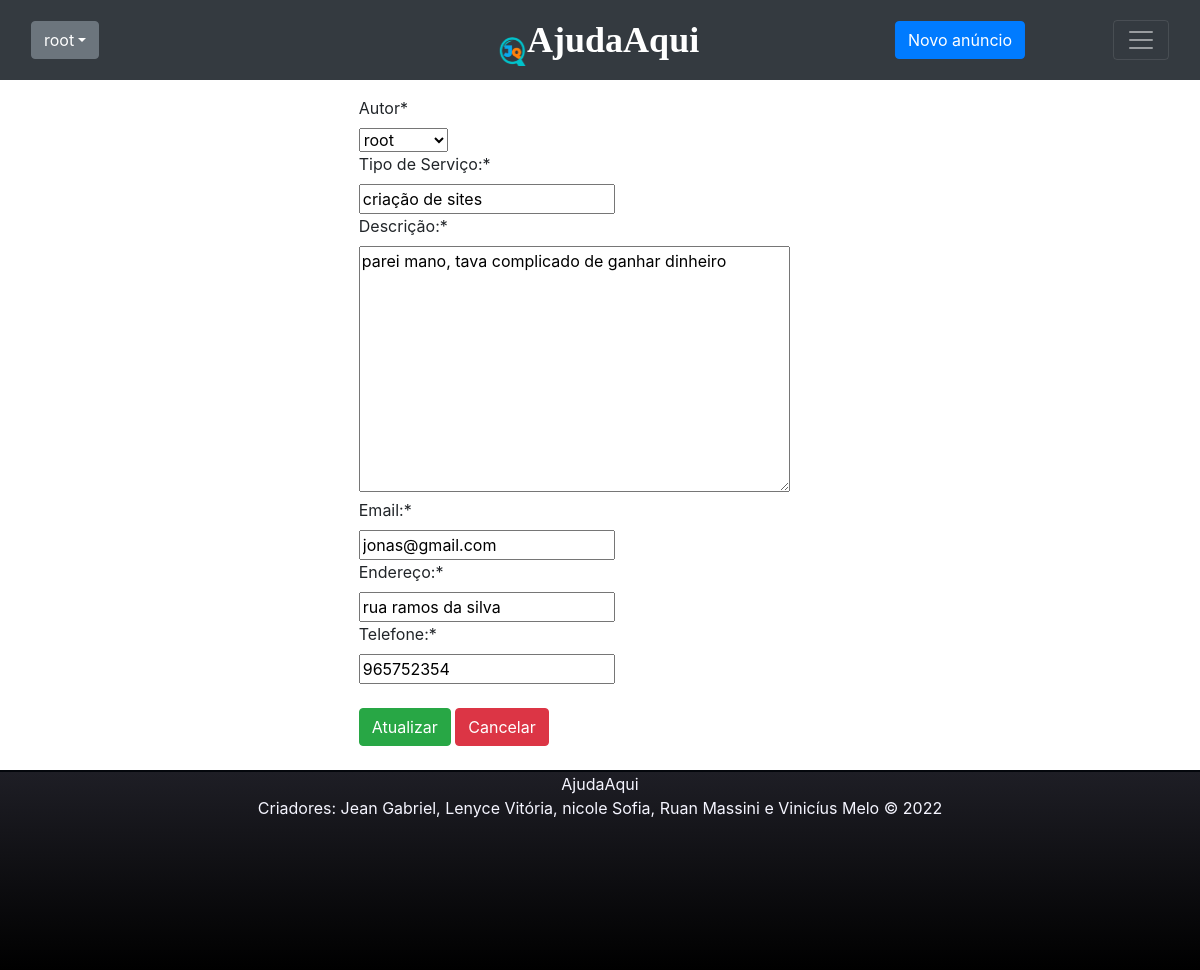
Before: /edit/1/ (signed in) with the older database file.
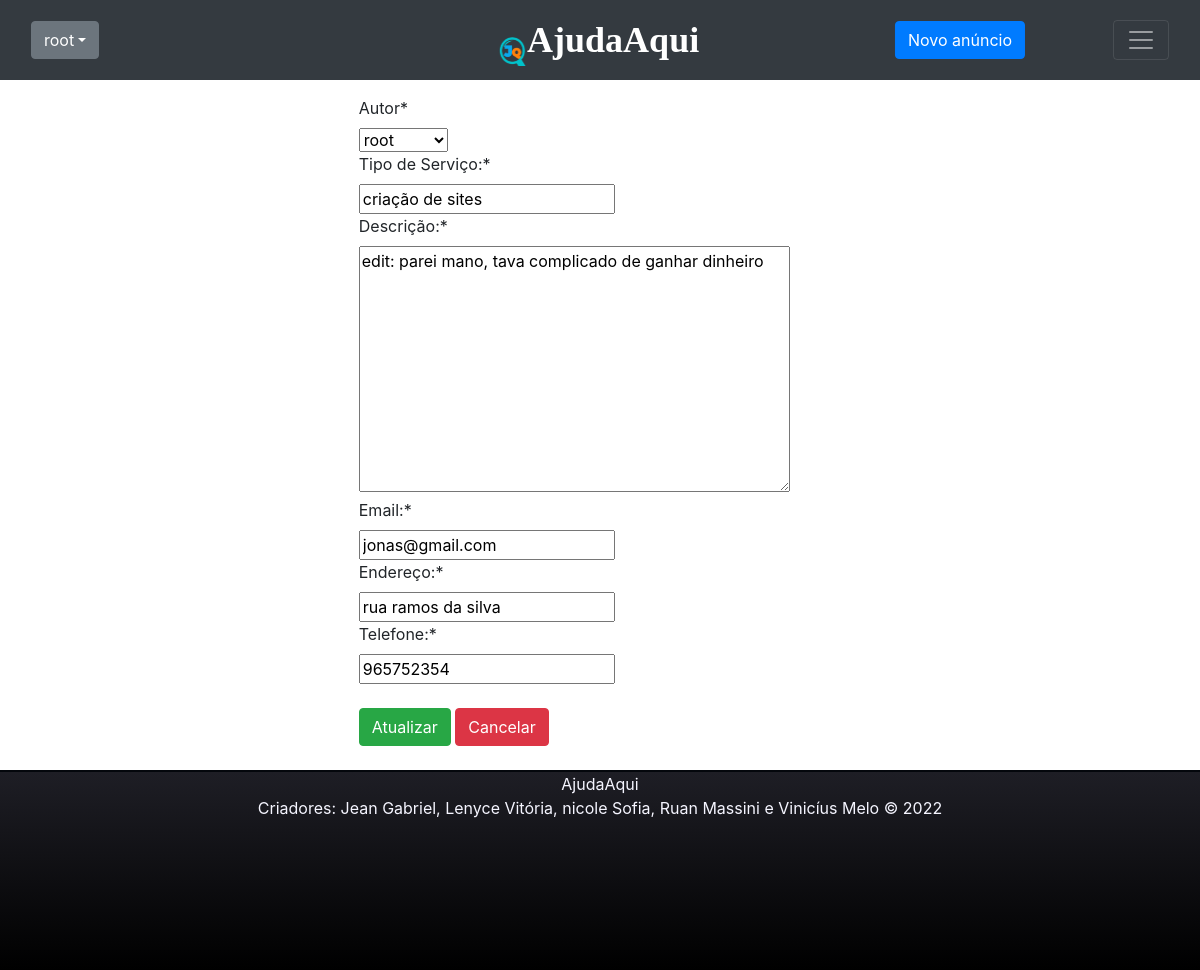
After: the same page with the newer database file.
### anuncio/models.py (models this page shows, shortened)
class Anuncio(models.Model):
    autor = models.ForeignKey(User,  on_delete=models.CASCADE)
    tipoSv = models.CharField(max_length=200, verbose_name='Tipo de Serviço:')
    descSv = models.TextField(verbose_name='Descrição:')
    data_publicacao = models.DateTimeField(auto_now_add=True)
    email = models.EmailField(verbose_name='Email:')
    endereco = models.CharField(max_length=50, verbose_name='Endereço:')
    telefone = models.CharField(max_length=20, verbose_name='Telefone:')

### anuncio/views.py (the view)
# urls.py: path('edit/<int:pk>/', views.AnuncioEdit.as_view(template_name="anuncio/anuncio_updated.html"), name='anuncioEdit'),
class AnuncioEdit(GroupRequiredMixin, LoginRequiredMixin, UpdateView):
    login_url = reverse_lazy('login')
    group_required = [u"Admin", u"User"]
    model = Anuncio
    fields = '__all__'
    success_url: reverse_lazy('anuncio:anuncioList')

### anuncio/templates/anuncio/anuncio_updated.html (shortened to what this page needs)
{% extends 'anuncio/base.html' %}
{% load crispy_forms_tags %}
{% block content %}
      <br>
     <div class="row" style="align-content: center;">
        <div class="col-md-5 mx-auto">
            <form action="" method="POST" >
                {{ form|crispy }}
                <br>
                <button type="submit" class="btn btn-success">Atualizar</button>
                <input type="reset" class="btn btn-danger" onclick="location.href = '{% url 'anuncio:anuncioList' %}'", value="Cancelar">
            </form>
        </div>
    </div>
    <br>
{% endblock %}

Changed rows visible on the page:
changed Anuncio "root": descSv "parei mano, tava complicado de ganhar dinheiro" → "edit: parei mano, tava complicado de ganhar dinheiro"
